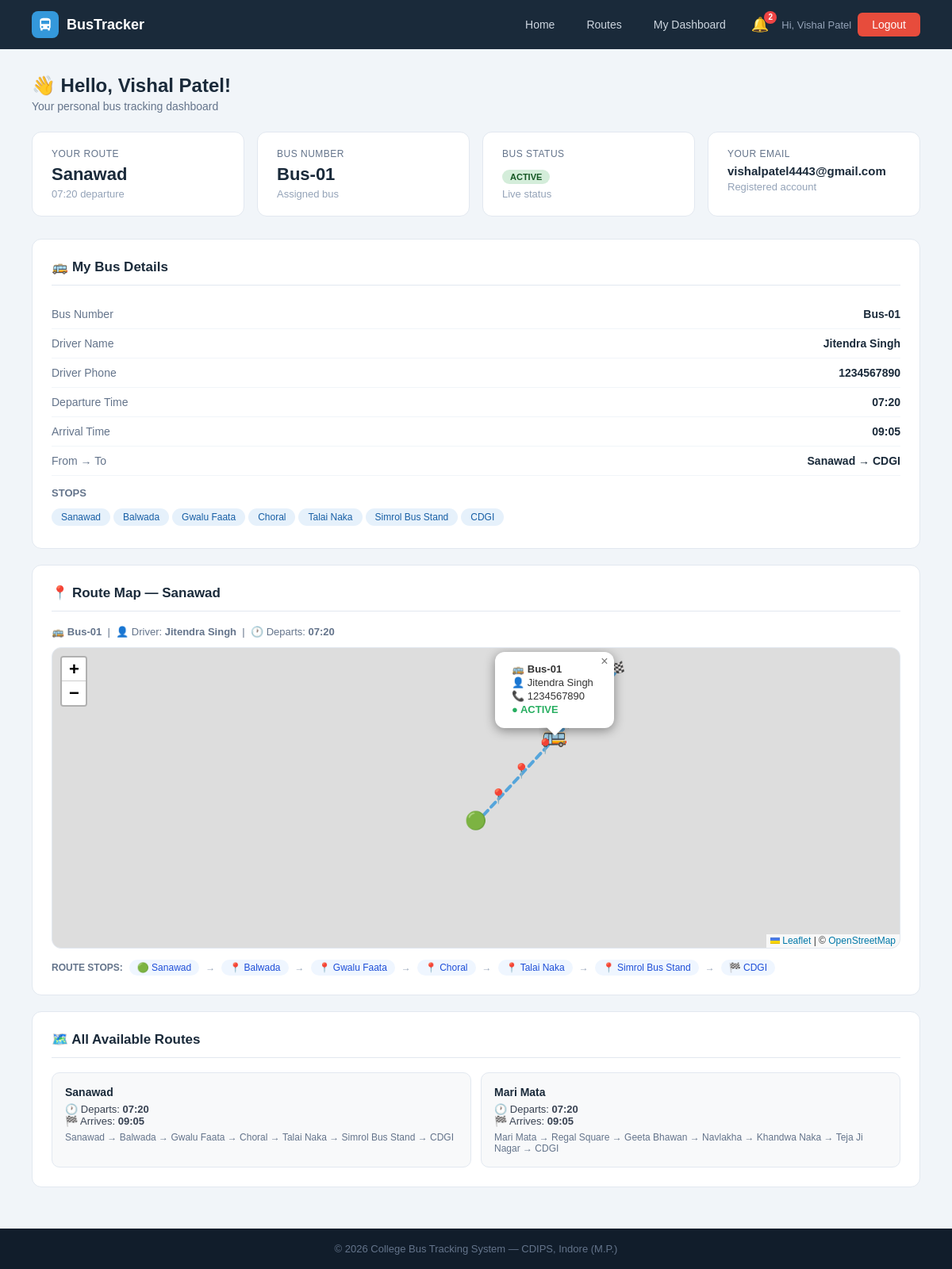
The page /dashboard (signed in) on the database as committed earlier.
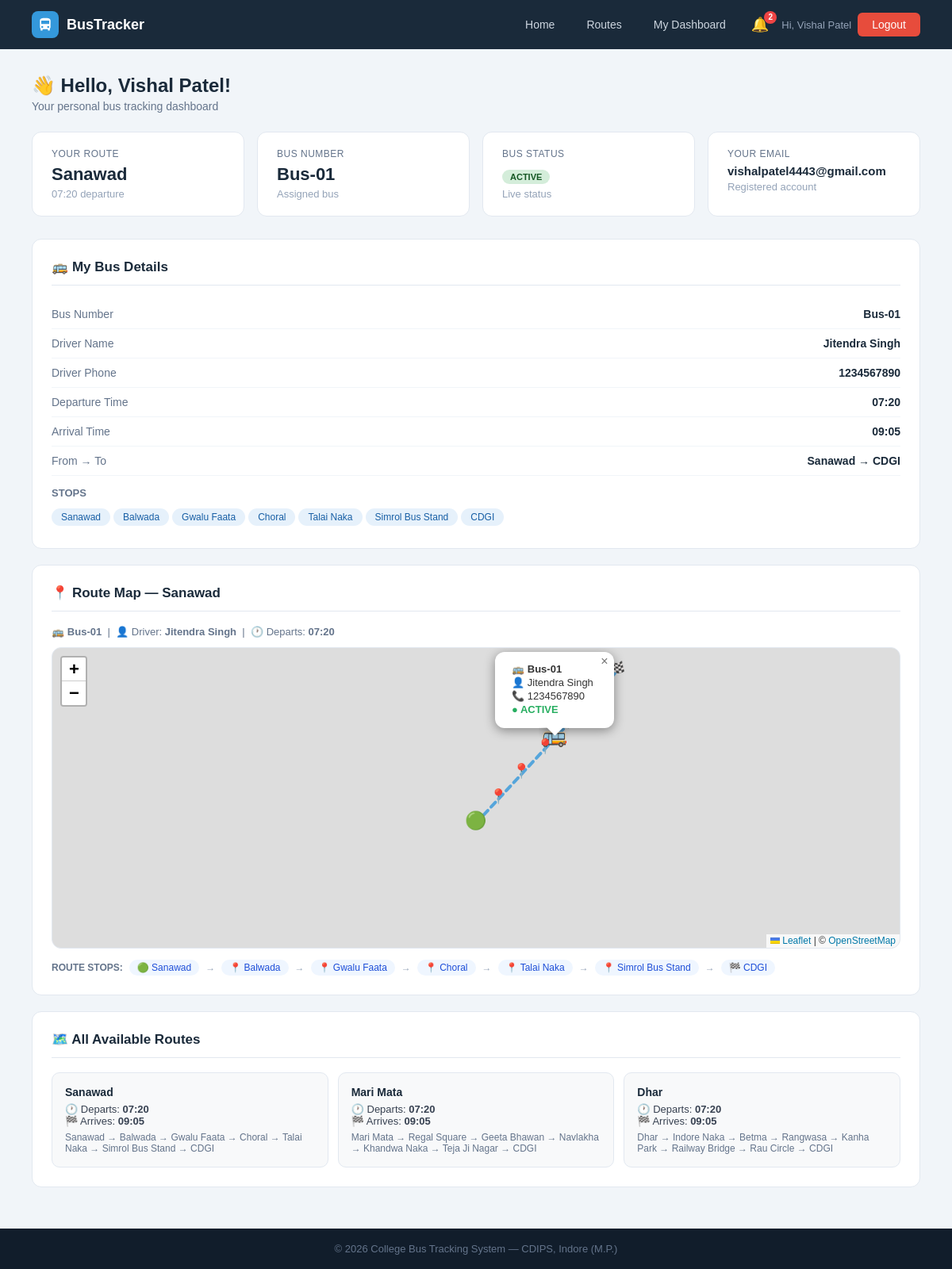
The same page on the database as committed later.
### tables this page shows
CREATE TABLE routes (
        id INTEGER PRIMARY KEY AUTOINCREMENT,
        route_name TEXT NOT NULL, bus_id INTEGER,
        start_point TEXT, end_point TEXT,
        departure_time TEXT, arrival_time TEXT, stops TEXT, original_bus_id INTEGER,
        FOREIGN KEY(bus_id) REFERENCES buses(id));

### app.py (the view)
@app.route('/dashboard')
@login_required
def dashboard():
    db = get_db()
    user = db.execute("SELECT * FROM users WHERE id=?", (session['student']['id'],)).fetchone()
    my_route = None
    if user['route_id']:
        my_route = db.execute('''SELECT r.*,b.bus_number,b.driver_name,b.driver_phone,b.status
                                 FROM routes r LEFT JOIN buses b ON r.bus_id=b.id
                                 WHERE r.id=?''', (user['route_id'],)).fetchone()
    all_routes = db.execute("SELECT * FROM routes").fetchall()
    db.close(); return render_template('dashboard.html', user=user, my_route=my_route, all_routes=all_routes)

### app.py (called while the page is built)
def get_db():
    conn = sqlite3.connect(DB)
    conn.row_factory = sqlite3.Row
    return conn

def login_required(f):
    @wraps(f)
    def dec(*a, **kw):
        if 'student' not in session:
            flash('Please login first.', 'error')
            return redirect(url_for('student_login'))
        return f(*a, **kw)
    return dec

@app.context_processor
def inject_notifications():
    if 'student' in session:
        student_id = session['student']['id']
        db = get_db()
        notifs = db.execute(
            "SELECT * FROM notifications WHERE user_id=? ORDER BY created_at DESC LIMIT 10",
            (student_id,)
        ).fetchall()
        unread = db.execute(
            "SELECT COUNT(*) FROM notifications WHERE user_id=? AND is_read=0",
            (student_id,)
        ).fetchone()[0]
        db.close()
        return dict(notifications=notifs, unread_count=unread)
    return dict(notifications=[], unread_count=0)

### templates/dashboard.html (shortened to what the changed rows need)
{% extends "base.html" %}
{% block content %}
<div class="page">
    <div class="page-header">
        <h1>👋 Hello, {{ user.name }}!</h1>
    </div>
    <div class="info-cards">
        <div class="info-card">
            <div class="label">Your Route</div>
            <div class="value">{{ my_route.route_name if my_route else 'Not Assigned' }}</div>
            <div class="sub">{{ my_route.departure_time + ' departure' if my_route else 'Contact admin to assign' }}</div>
        </div>
    </div>
    {% if my_route %}
    <div class="panel">
        <h2>🚌 My Bus Details</h2>
        <div class="info-row"><span class="key">Bus Number</span><span class="val">{{ my_route.bus_number }}</span></div>
        <div class="info-row"><span class="key">Driver Name</span><span class="val">{{ my_route.driver_name }}</span></div>
        <div class="info-row"><span class="key">Driver Phone</span><span class="val">{{ my_route.driver_phone or 'N/A' }}</span></div>
        <div class="info-row"><span class="key">Departure Time</span><span class="val">{{ my_route.departure_time }}</span></div>
        <div class="info-row"><span class="key">Arrival Time</span><span class="val">{{ my_route.arrival_time }}</span></div>
        <div class="info-row"><span class="key">From → To</span><span class="val">{{ my_route.start_point }} → {{ my_route.end_point }}</span></div>
        <div style="margin-top:14px">
            <div style="font-size:13px;color:#64748b;margin-bottom:8px;font-weight:bold">STOPS</div>
            <div class="stops-list">
                {% for stop in my_route.stops.split('→') %}
                <span class="stop-chip">{{ stop.strip() }}</span>
                {% endfor %}
            </div>
        </div>
    </div>
    <div class="panel">
        <h2>📍 Route Map — {{ my_route.route_name }}</h2>
        <p style="font-size:13px;color:#64748b;margin-bottom:12px;">
            🚌 <b>{{ my_route.bus_number }}</b> &nbsp;|&nbsp;
            👤 Driver: <b>{{ my_route.driver_name }}</b> &nbsp;|&nbsp;
            🕐 Departs: <b>{{ my_route.departure_time }}</b>
        </p>
        <div id="busMap" style="height:380px;border-radius:12px;border:1px solid #e2e8f0;z-index:1;"></div>
        <div style="margin-top:14px;display:flex;align-items:center;gap:8px;flex-wrap:wrap;">
            <span style="font-size:12px;color:#64748b;font-weight:600;">ROUTE STOPS:</span>
            {% set stop_list = my_route.stops.split('→') %}
            {% for stop in stop_list %}
            <span style="display:inline-flex;align-items:center;gap:4px;background:#eff6ff;color:#1d4ed8;padding:3px 10px;border-radius:20px;font-size:12px;font-weight:500;">
                {% if loop.first %}🟢{% elif loop.last %}🏁{% else %}📍{% endif %}
                {{ stop.strip() }}
            </span>
            {% if not loop.last %}
            <span style="color:#94a3b8;font-size:12px;">→</span>
            {% endif %}
            {% endfor %}
        </div>
    </div>
    <link rel="stylesheet" href="https://unpkg.com/leaflet@1.9.4/dist/leaflet.css"/>
    {% else %}
    <div class="panel">
        <h2>📍 No Route Assigned</h2>
        <p style="color:#94a3b8;text-align:center;padding:24px">You haven't been assigned a bus route yet. Please contact the admin.</p>
    </div>
    {% endif %}
    <div class="panel">
        <h2>🗺️ All Available Routes</h2>
        <div class="route-grid">
            {% for r in all_routes %}
            <div class="route-mini-card">
                <strong>{{ r.route_name }}</strong>
                <div>🕐 Departs: <b>{{ r.departure_time }}</b></div>
                <div>🏁 Arrives: <b>{{ r.arrival_time }}</b></div>
                <div style="margin-top:6px;color:#64748b;font-size:12px">{{ r.stops }}</div>
            </div>
            {% endfor %}
        </div>
    </div>
</div>
{% endblock %}

Rows that differ between the two databases and show on the page:
added routes: route_name "Dhar", departure_time "07:20", arrival_time "09:05", stops "Dhar → Indore Naka → Betma → Rangwasa → Kanha Park → Railway Bridge → Rau Circle → CDGI"
